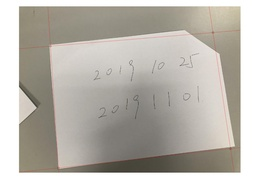
%> input picture Assignment_2/result_imgs/hough_transform/4.jpg, 260 x 187 px, shrunk from 1847 x 1327 before the run, given in place of , which was not available
$ octave main.m   (GNU Octave 9; MATLAB toolbox functions it lacks are replaced by stand-ins)
%> lines starting %> are read from the running program, lines starting %| are printed output that depends on the picture; in (x1, y1, x2, y2) boxes, pixels count from 0 and x2, y2 are one past the last pixel; in counts of white or black regions, pixels touching at a corner belong together; the program's own positions count from 1; pictures that were not available may be replaced by others from this repository, and a replacement may not be noted
### Assignment_3/code/digit_segment.m
function [digits_set] = digit_segment(BW, imgNo)

% Implement the digit segmentation
% img: input image
% digits_set: a matrix that stores the segmented digits. The number of rows
%            equal to the number of digits in the iuput image. Each digit
%            is stored in each row.
    [n, m] = size(BW);
    hist = zeros(1, m);
    for i = 1:m
        no_white = 0;
       for j = 1:n
           if BW(j, i) == 1
               no_white = no_white + 1;
           end
       end
       hist(i) = no_white;
    end
    if imgNo == 3
        noiseThresh = 5;
        t1 = findThresh(hist, 0);
        t2 = findThresh(hist(1:t1), 0);
        t3 = findThresh(hist(t1+1:length(hist)), t1);
        t4 = findThresh(hist(1:t2), 0);
        t5 = findThresh(hist(t2+1:t1), t2);
        t6 = findThresh(hist(t1+1:t3), t1);
        t7 = findThresh(hist(t3+1:length(hist)), t3);
        thresh_h = [0 t1 t2 t3 t4 t5 t6 t7 0];
    elseif imgNo == 1
        noiseThresh = 0;
        t1 = findThresh(hist, 0);
        t2 = findThresh(hist(1:t1), 0);
        t3 = findThresh(hist(t1+1:length(hist)), t1);
        t4 = findThresh(hist(1:t2), 0);
        t5 = findThresh(hist(t1+1:t3), t1);
        t6 = findThresh(hist(t3+1:length(hist)), t3);
        thresh_h = [0 t1 t2 t3 t4 t5 t6 0];
    else
        noiseThresh = 0;
        t1 = findThresh(hist, 0);
        t2 = findThresh(hist(1:t1), 0);
        t3 = findThresh(hist(t1+1:length(hist)), t1);
        thresh_h = [0 t1 t2 t3 0];
    end
    for i = 1:m
      if hist(i) > noiseThresh
          thresh_h(1) = i;
          break
      end
    end
    for i = 0:m-1
      if hist(m-i) > noiseThresh
          thresh_h(length(thresh_h)) = m-i;
          break
      end
    end
    thresh_h = sort(thresh_h);
    % =================================================== %
    hist_v = zeros(1, n);
    v_thresh = 500;
    for i = 1:n
        no_white = 0;
       for j = 1:m
           if BW(i, j) == 1
               no_white = no_white + 1;
           end
       end
       hist_v(i) = no_white;
    end
    if imgNo == 2
        t1_v = findThresh(hist_v, 0);
        t2_v = findThresh(hist_v(1:t1_v), 0);
        thresh_v = [0 t1_v t2_v 0];
        v_thresh = 400;
    else
        t1_v = findThresh(hist_v, 0);
        thresh_v = [0 t1_v 0];
    end

    for i = 1:n
      if hist_v(i) > noiseThresh
          thresh_v(1) = i;
          break
      end
    end
    for i = 0:n-1
      if hist_v(n-i) > noiseThresh
          if abs(t1_v - (n-i)) > v_thresh
              continue
          end
          thresh_v(length(thresh_v)) = n-i;
          break
      end
    end
    thresh_v = sort(thresh_v);
    % =================================================== %
%     tmp = 1;
    digits_set = [];
    for i = 1:length(thresh_v)-1
        for j = 1:length(thresh_h)-1
           row = thresh_v(i):thresh_v(i+1);
           col =  thresh_h(j):thresh_h(j+1);
%            imwrite(BW(row,col), ['Assignment 3\Sample\result images\digits of image 3\r', num2str(tmp), '.jpg']);
%            tmp = tmp + 1;
           imshow(BW(row,col));
        end
    end
end

function thresh = findThresh(hist, offset)
    classB_variance = inf;
    sump = sum(hist);
    m = length(hist);
    for i = 1:m
        if sum(hist(1:i)) == 0 || sum(hist(i:m)) == 0
            continue;
        end
        Wb = sum(hist(1:i)) / sump;
        Mub = sum(([1:i] .*  hist(1:i))) /  sum(hist(1:i));
        Varb = sum(([1:i] - Mub).^2 .* hist(1:i)) / sum(hist(1:i));

        Wf = sum(hist(i:m)) / sump;
        Muf = sum(([i:m] .*  hist(i:m))) / sum(hist(i:m));
        Varf = sum(([i:m] - Muf).^2 .* hist(i:m)) /  sum(hist(i:m));

        if Wb*Varb + Wf*Varf < classB_variance
            classB_variance = Wb*Varb + Wf*Varf;
            thresh = i;
        end
    end
    thresh = thresh + offset;
end

### Assignment_3/code/loadMNISTImages.m
function images = loadMNISTImages(filename)
%loadMNISTImages returns a 28x28x[number of MNIST images] matrix containing
%the raw MNIST images

fp = fopen(filename, 'rb');
assert(fp ~= -1, ['Could not open ', filename, '']);

magic = fread(fp, 1, 'int32', 0, 'ieee-be');
assert(magic == 2051, ['Bad magic number in ', filename, '']);

numImages = fread(fp, 1, 'int32', 0, 'ieee-be');
numRows = fread(fp, 1, 'int32', 0, 'ieee-be');
numCols = fread(fp, 1, 'int32', 0, 'ieee-be');

images = fread(fp, inf, 'unsigned char');
images = reshape(images, numCols, numRows, numImages);
images = permute(images,[2 1 3]);

fclose(fp);

% Reshape to #pixels x #examples
images = reshape(images, size(images, 1) * size(images, 2), size(images, 3));
% Convert to double and rescale to [0,1]
images = double(images) / 255;

end

### Assignment_3/code/main.m
clc
clear

img_name_arr = ["1.jpg", "2.bmp", "3.bmp"];
for imgNo = 1:length(img_name_arr)
    img_name = ['Sample\input images\', convertStringsToChars(img_name_arr(imgNo))];
    img = imread(img_name);
%> img is the input picture: size 187x260x3 uint8; mean R, G, B 187.2, 183, 175.4
    img_gray = rgb2gray(img);
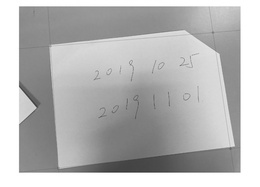
%> img_gray: size 187x260 uint8; min 55, max 255, mean 183.3
    if imgNo == 3 || imgNo == 2
        T = adaptthresh(img_gray, 0.9);
    else
        T = adaptthresh(img_gray, 0.68);
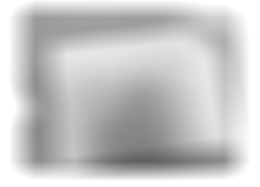
%> T: size 187x260 double; min 0.378, max 1, mean 0.782
    end
    BW = ~(imbinarize(img_gray,T));
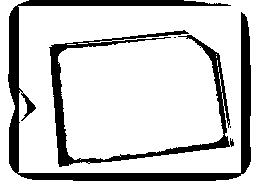
%> BW: size 187x260 logical; 81.1% white; 4 black regions (2 under 20 px), largest, box (x1, y1, x2, y2) and area: (8, 0, 251, 181) 5848, (49, 30, 234, 167) 3350
%     imshow(BW);
    [digits_set] = digit_segment(BW, imgNo);
%> after the loop in digit_segment, `for i = 1:m`: hist = 260 values, max 187 at index 1, min 18 at index 18, mean 151.6
%> in findThresh, `sump = sum(hist);`: sump = 39418
%> in findThresh, `m = length(hist);`: m = 260
%> the loop in findThresh, `for i = 1:m` made 260 passes
%> (Wb, Mub, Varb, Wf, Muf, Varf, classB_variance) on passes 1 to 12: (0.00474, 1, 0, 1, 131.2, 5281.1, 5281.1), (0.00949, 1.5, 0.25, 0.995, 131.8, 5225.1, 5200.3), (0.0142, 2, 0.667, 0.991, 132.4, 5169, 5120), (0.019, 2.5, 1.25, 0.986, 133.1, 5112.9, 5040.1), (0.0237, 3, 2, 0.981, 133.7, 5056.6, 4960.7), (0.0285, 3.5, 2.92, 0.976, 134.3, 5000.4, 4881.8), (0.0332, 4, 4, 0.972, 134.9, 4944, 4803.4), (0.038, 4.5, 5.25, 0.967, 135.6, 4887.5, 4725.4), (0.0425, 4.98, 6.62, 0.962, 136.2, 4831, 4647.9), (0.0445, 5.2, 7.4, 0.958, 136.8, 4776.8, 4574.2), (0.0461, 5.41, 8.28, 0.956, 137.1, 4753.4, 4542.3), (0.0474, 5.6, 9.24, 0.954, 137.3, 4734.3, 4516.6)
%> after the loop in findThresh, `for i = 1:m`: classB_variance = 1411.8; thresh = 130
%> the loop in findThresh (call 2), `for i = 1:m` made 130 passes
%> (Wb, Mub, Varb, Wf, Muf, Varf, classB_variance) on passes 1 to 12: (0.0096, 1, 0, 1, 68.1, 1411.6, 1411.6), (0.0192, 1.5, 0.25, 0.99, 68.75, 1381.2, 1367.9), (0.0288, 2, 0.667, 0.981, 69.41, 1350.7, 1324.7), (0.0384, 2.5, 1.25, 0.971, 70.07, 1320, 1282), (0.048, 3, 2, 0.962, 70.73, 1289.1, 1239.7), (0.0576, 3.5, 2.92, 0.952, 71.39, 1258.1, 1197.9), (0.0672, 4, 4, 0.942, 72.05, 1226.9, 1156.5), (0.0768, 4.5, 5.25, 0.933, 72.72, 1195.5, 1115.6), (0.086, 4.98, 6.62, 0.923, 73.4, 1163.9, 1075.1), (0.09, 5.2, 7.4, 0.914, 74.05, 1133.5, 1036.7), (0.0933, 5.41, 8.28, 0.91, 74.33, 1120.4, 1020.3), (0.096, 5.6, 9.24, 0.907, 74.56, 1109.8, 1007.2)
%> the loop in digit_segment, `for i = 1:length(thresh_v)-1` made 2 passes
%> pass 1, in digit_segment, `for j = 1:length(thresh_h)-1 row = thresh_v(i):thresh_v(i+1); col =  t..`:
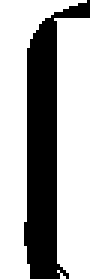
%> displayed picture: size 93x30 logical (shown 3 times larger); 67.8% white; 1 black region, box (x1, y1, x2, y2) and area: (8, 0, 30, 93) 899
%> pass 1, in digit_segment, `for j = 1:length(thresh_h)-1 row = thresh_v(i):thresh_v(i+1); col =  t..`:
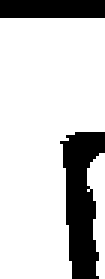
%> displayed picture: size 93x35 logical (shown 3 times larger); 79.4% white; 2 black regions, box (x1, y1, x2, y2) and area: (20, 44, 35, 93) 461, (0, 0, 35, 6) 210
%> pass 1, in digit_segment, `for j = 1:length(thresh_h)-1 row = thresh_v(i):thresh_v(i+1); col =  t..`:
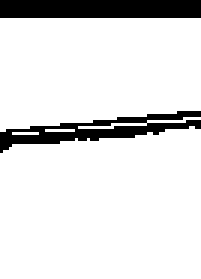
%> displayed picture: size 93x67 logical (shown 3 times larger); 88.1% white; 2 black regions, box (x1, y1, x2, y2) and area: (0, 0, 67, 6) 402, (0, 37, 67, 51) 338
%> pass 1, in digit_segment, `for j = 1:length(thresh_h)-1 row = thresh_v(i):thresh_v(i+1); col =  t..`:
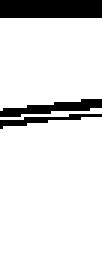
%> displayed picture: size 93x34 logical (shown 3 times larger); 88.6% white; 3 black regions, box (x1, y1, x2, y2) and area: (0, 0, 34, 6) 204, (0, 33, 34, 39) 101, (0, 38, 34, 43) 56
end

images = loadMNISTImages('train-images.idx3-ubyte');
%> the run ends on the next line
